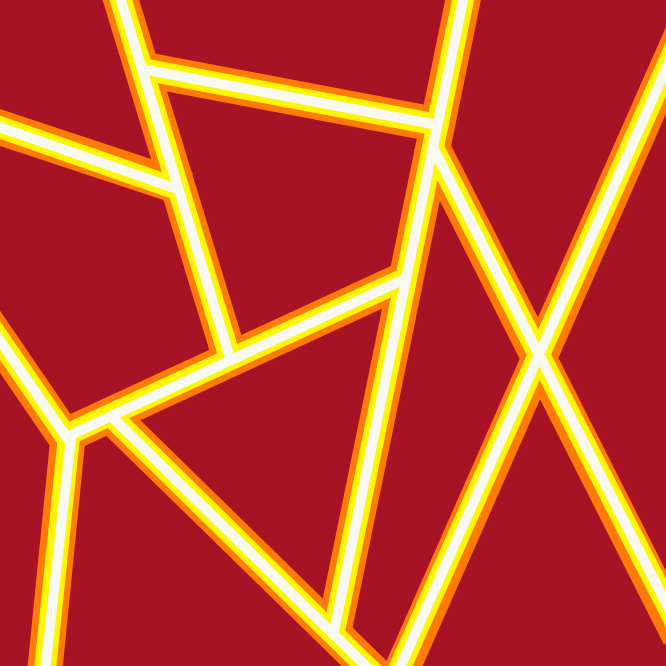
Frame 1 (no input)
Frame 60 (the mouse pressed at the canvas centre just before this capture): identical to frame 1, image omitted
Frame 120 (the mouse held since frame 60 and released just before this capture): identical to frame 1, image omitted

The Processing sketch that drew this single still picture (run headless with seeded random() and noise(); from frame 60 on, the mouse is pressed at the canvas centre):

// Processing sketch: linePiece_240905
// ── linePiece_240905.pde
void setup() { 
  size(666, 666);
  strokeCap(SQUARE);
}  

void draw() {
  background(167, 18, 36);
  // Orange line for the magma effect
  stroke(255, 123, 6);
  strokeWeight(35);
  line(65, 435, 405, 278); 
  line(69, 422, 42, 693); 
  line(71, 446, -97, 200); 
  line(230, 359, 112, -28); 
  line(379, 678, 111, 416); 
  line(-43, 113, 187, 189); 
  line(333,633, 470, -37); 
  line(139, 68, 440, 125); 
  line(429, 141, 679, 636); 
  line(382, 713, 691, 12);
 
  // Yellow line that amplifies the magma effect
  stroke(255, 246, 6);
  strokeWeight(22); 
  line(65, 435, 405, 278); 
  line(70, 422, 42, 693);  
  line(71, 444, -97, 200);  
  line(230, 359, 112, -28);  
  line(378, 678, 111, 416);  
  line(-40, 113, 178, 189);  
  line(333,633, 470, -37);  
  line(139, 68, 440, 125);  
  line(431, 144, 679, 629);
  line(379, 713, 691, 11);
  
  // White lines that further amplifies the magma effect
    stroke(249, 249, 243);
  strokeWeight(10); 
  line(69, 435, 405, 278); 
  line(71, 432, 42, 693);  
  line(71, 444, -97, 200);  
  line(230, 359, 112, -28);  
  line(378, 678, 111, 416);  
  line(-40, 113, 178, 189);  
  line(333,633, 470, -37);  
  line(139, 68, 440, 125);  
  line(431, 144, 679, 629);  
  line(379, 713, 691, 11);
  
}
